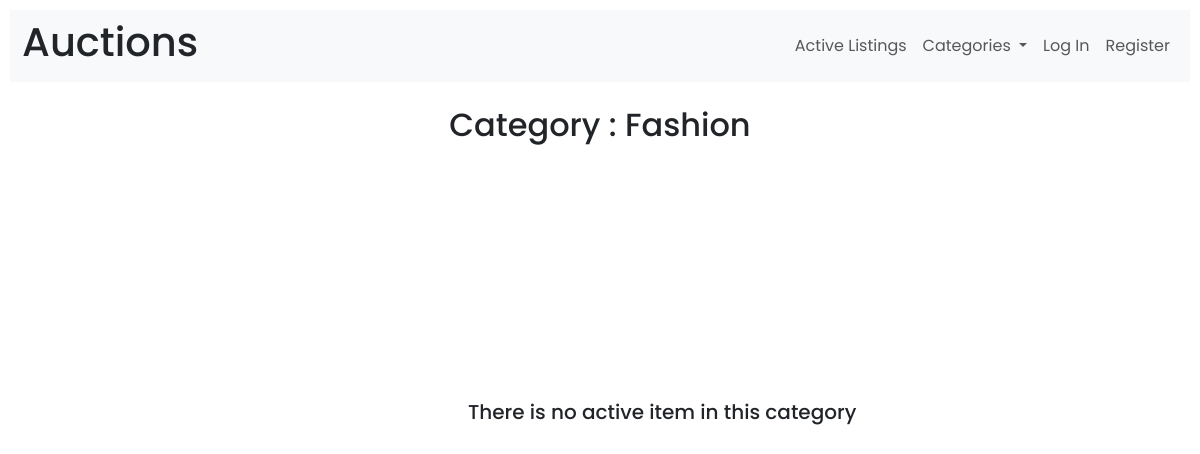
The page /category/Fashion on the database as committed earlier.
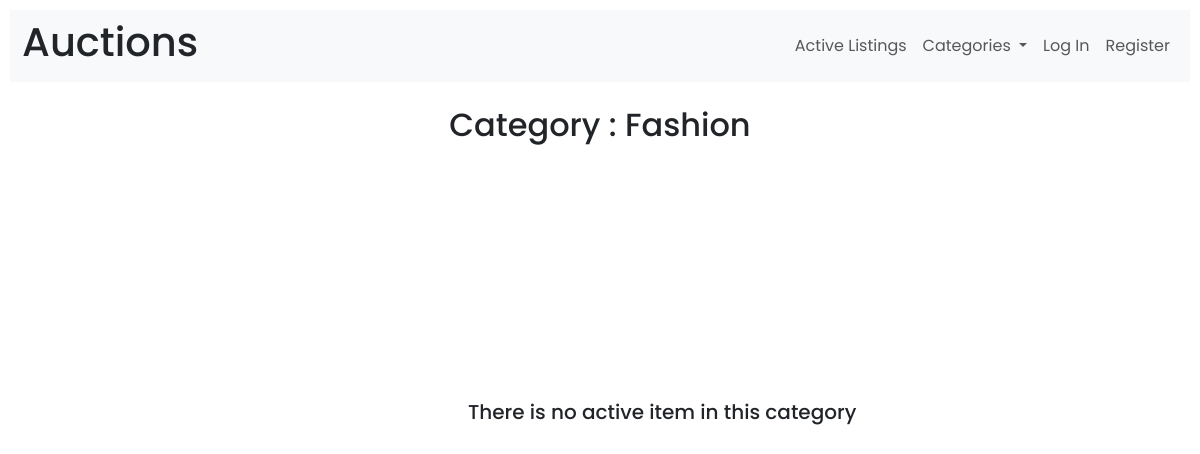
The same page on the database as committed later.
### auctions/models.py (models this page shows, shortened)
class Listings(models.Model):
    category_list = [
        ('Fashion', 'Fashion'),
        ('Toys', 'Toys'),
        ('Electronics', 'Electronics'),
        ('Home', 'Home'),
        ('Others', 'Others')
    ]
    title = models.CharField(max_length=50)
    description = models.TextField()
    current_bid = models.DecimalField(max_digits=12, decimal_places=0)
    image = models.ImageField(null= True, blank=True, upload_to='auctions/images/')
    category = models.CharField(choices=category_list, blank=True, max_length=15)
    author = models.ForeignKey(User, on_delete=models.CASCADE,related_name="posts", default=0)
    status= models.BooleanField(default=True)
    objects = CreateListing()

### auctions/views.py (the view)
# urls.py: path("category/<str:input>", views.cat_page, name="category page"),
def cat_page(request, input):
    return render(request, "auctions/category.html", {
        "category": Listings.objects.filter(category = str(input)),
        "input" : input
    })

### auctions/templates/auctions/category.html
{% extends "auctions/layout.html" %}
{% block body %}
<br>
    <h2 style="text-align: center;">Category : {{ input }}</h2>
    <div class="row">
    {% for l in category %}
        {% if l.status == True %}
        <div class="col-sm-2">
            <div class="card">
                <img class="card-img-top" src="{{ l.image.url }}" alt="Card image cap" style="height: 230px; width: 100%; object-fit: cover;">
                <div class="card-body">
                <a href="{% url 'listing' l.id %}" class="card-title">{{ l.title }}</a>
                <p class="card-text price">Current price: Rp{{l.current_bid }}</p>
                <p class="card-text desc">{{l.description}}</p>
                <div class="row">
                    <div class="col">
                        <p class="card-text username"><small class="text-muted">{{l.author.username}}</small></p>
                    </div>
                    <div class="col">
                        <p class="card-text category">{{l.category}}</p>
                    </div>
                </div>
            </div>
            </div>
        </div>
        {% else %}
        <h5 class= "cat-centered">There is no active item in this category</h5>
        {% endif %}
        {% empty %}
        <h5 class= "cat-centered">There is no active item in this category</h5>
      {% endfor %}
    </div>
{% endblock %}

Rows that differ between the two databases and show on the page:
added Listings: category "Fashion", status "There is no active item in this category"
Other text that changed with them:
{{ input }}: "Fashion" → (not shown)
text no longer shown: "There is no active item in this category"
